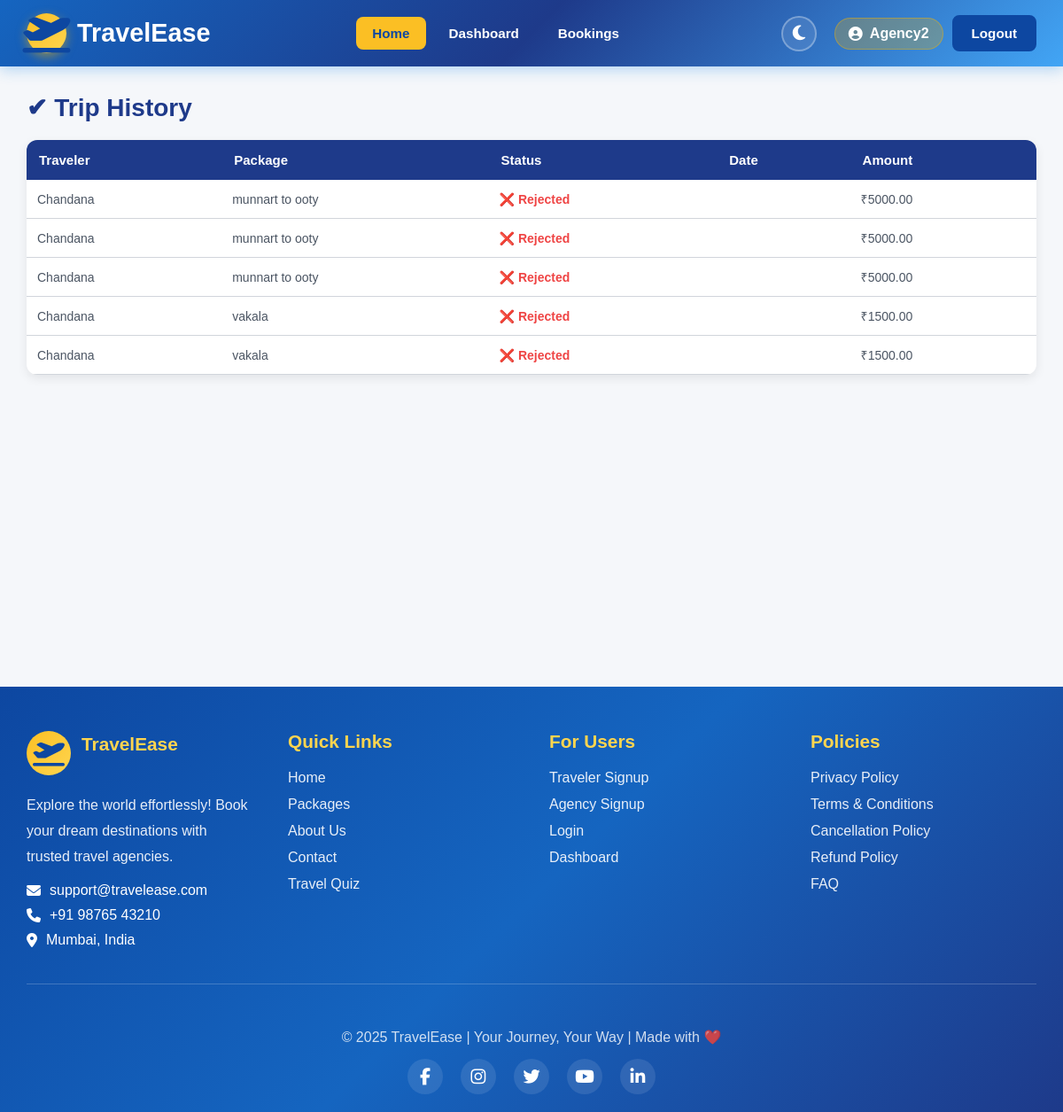
The page /agency/viewhistory/ (signed in) on the database its author committed.
### travelers/models.py (models this page shows, shortened)
class User(AbstractUser):
    USER_TYPE_CHOICES = (
        ('traveler', 'Traveler'),
        ('agency', 'Agency'),
        ('app_admin', 'App Admin'),
    )
    user_type = models.CharField(max_length=20, choices=USER_TYPE_CHOICES, default='traveler')
    is_traveler = models.BooleanField(default=False)
    is_agency = models.BooleanField(default=False)
    is_app_admin = models.BooleanField(default=False)

### agency/models.py (models this page shows, shortened)
class Booking(models.Model):
    traveler = models.ForeignKey(settings.AUTH_USER_MODEL, on_delete=models.CASCADE)
    package = models.ForeignKey(Travelpackage, on_delete=models.CASCADE)
    booking_date = models.DateTimeField(auto_now_add=True)
    travel_date = models.DateField(default=timezone.now)
    number_of_people = models.PositiveIntegerField(default=1)
    rejected_at = models.DateTimeField(null=True, blank=True)
    completed_at = models.DateTimeField(null=True, blank=True)
    status = models.CharField(max_length=20, choices=[
        ('Pending', 'Pending'),
        ('Confirmed', 'Confirmed'),
        ('Rejected', 'Rejected'),
        ('Paid', 'Paid'),
        ('Checked-In', 'Checked-In'),
        ('Completed', 'Completed'),
    ], default='Pending')
    razorpay_order_id = models.CharField(max_length=255, blank=True, null=True)

class Travelpackage(models.Model):
    agency = models.ForeignKey(AgencyProfile, on_delete=models.CASCADE, related_name='packages')
    destination = models.ForeignKey(Destination, on_delete=models.CASCADE, related_name='packages')
    package_name = models.CharField(max_length=150)
    price = models.DecimalField(max_digits=10, decimal_places=2)
    duration = models.CharField(max_length=50, help_text="e.g. 5 Days / 4 Nights")
    description = models.TextField()
    image = models.ImageField(upload_to='packages/', blank=True, null=True)
    created_at = models.DateTimeField(default=timezone.now)
    people_count=models.PositiveIntegerField(default=1)
    package_type = models.CharField(max_length=20, choices=PACKAGE_TYPES, null=True, blank=True)
    climate = models.CharField(max_length=50, blank=True, null=True)  # e.g. 'cold', 'warm', 'tropical'
    activity_type = models.CharField(max_length=50, blank=True, null=True)  # e.g. 'adventure', 'relaxation'

### agency/views.py (the view)
# urls.py: path('viewhistory/',views.agency_booking_history,name='agency_history')
@login_required
def agency_booking_history(request):
    history = Booking.objects.filter(
        package__agency__user=request.user,
        status__in=["Completed", "Rejected"]
    ).order_by("-completed_at", "-rejected_at")
    return render(request, "agency/history.html", {"history": history})

### templates/agency/history.html (shortened to what this page needs)
{% extends 'base.html' %}
{% block content %}
<h2 class="page-title">✔ Trip History</h2>
{% if history %}
<table class="history-table">
    <thead>
        <tr>
            <th>Traveler</th>
            <th>Package</th>
            <th>Status</th>
            <th>Date</th>
            <th>Amount</th>
        </tr>
    </thead>
    <tbody>
        {% for booking in history %}
        <tr>
            <td>{{ booking.traveler.username }}</td>
            <td>{{ booking.package.package_name }}</td>
            <td>
                {% if booking.status == "Completed" %}
                    <span class="status-done">✔ Completed</span>
                {% else %}
                    <span class="status-rejected">❌ Rejected</span>
                {% endif %}
            </td>
            <td>
            </td>
            <td>₹{{ booking.package.price }}</td>
        </tr>
        {% endfor %}
    </tbody>
</table>
{% else %}
<p class="no-history">No completed or rejected trips yet.</p>
{% endif %}
{% endblock %}

### templates/base.html (shortened to what this page needs)
<!DOCTYPE html>
<html lang="en">
<head>
    <link rel="stylesheet" href="https://cdnjs.cloudflare.com/ajax/libs/font-awesome/6.5.0/css/all.min.css">
</head>
<body>
    <nav>
        <div class="nav-container">
            <a href="{% url 'home' %}" class="nav-brand">
                <div class="logo-icon">
                    <i class="fas fa-plane-departure"></i>
                </div>
                <span>TravelEase</span>
            </a>
            <ul class="nav-menu" id="navMenu">
                <li><a href="{% url 'home' %}" class="active">Home</a></li>
                {% if user.is_authenticated %}
                    {% if user.is_traveler %}
                        <li><a href="{% url 'traveler_dashboard' %}">Dashboard</a></li>
                        <li><a href="{% url 'view_packages' %}">Packages</a></li>
                        <li><a href="{% url 'traveler_bookings' %}">My Bookings</a></li>
                        <li><a href="{% url 'travel_quiz' %}">Travel Quiz</a></li>
                    {% elif user.is_agency %}
                        <li><a href="{% url 'agency_dashboard' %}">Dashboard</a></li>
                        <li><a href="{% url 'manage_bookings' %}">Bookings</a></li>
                    {% elif user.user_type == 'app_admin' %}
                        <li><a href="{% url 'app_admin_dashboard' %}">Admin Panel</a></li>
                    {% endif %}
                {% else %}
                    <li><a href="{% url 'view_packages' %}">Packages</a></li>
                    <li><a href="{% url 'travel_quiz' %}">Travel Quiz</a></li>
                {% endif %}
            </ul>
            <div class="user-section">
                <button class="theme-toggle" onclick="toggleTheme()" title="Toggle Dark/Light Mode" aria-label="Toggle theme">
                    <i class="fas fa-moon" id="themeIcon"></i>
                </button>
                {% if user.is_authenticated %}
                    <span class="user-name">
                        <i class="fas fa-user-circle"></i>
                        {{ user.username }}
                    </span>
                    <a href="{% url 'logout' %}" class="btn-auth btn-logout">Logout</a>
                {% endif %}
            </div>
        </div>
    </nav>
    <main id="main-content">
        {% block content %}{% endblock %}
    </main>
    <footer>
        <div class="footer-container">
            <div class="footer-content">
                <div class="footer-section">
                    <div class="footer-brand">
                        <div class="footer-logo">
                            <i class="fas fa-plane-departure"></i>
                        </div>
                        <h3>TravelEase</h3>
                    </div>
                    <p>Explore the world effortlessly! Book your dream destinations with trusted travel agencies.</p>
                    <div class="contact-info">
                        <span><i class="fas fa-envelope"></i> support@travelease.com</span>
                        <span><i class="fas fa-phone"></i> +91 98765 43210</span>
                        <span><i class="fas fa-map-marker-alt"></i> Mumbai, India</span>
                    </div>
                </div>
                <div class="footer-section">
                    <h4>Quick Links</h4>
                    <ul>
                        <li><a href="{% url 'home' %}">Home</a></li>
                        <li><a href="{% url 'view_packages' %}">Packages</a></li>
                        <li><a href="#">About Us</a></li>
                        <li><a href="#">Contact</a></li>
                        <li><a href="{% url 'travel_quiz' %}">Travel Quiz</a></li>
                    </ul>
                </div>
                <div class="footer-section">
                    <h4>For Users</h4>
                    <ul>
                        <li><a href="{% url 'register_traveler' %}">Traveler Signup</a></li>
                        <li><a href="{% url 'register_agency' %}">Agency Signup</a></li>
                        <li><a href="{% url 'login' %}">Login</a></li>
                        {% if user.is_authenticated %}
                            {% if user.is_traveler %}
                                <li><a href="{% url 'traveler_dashboard' %}">Dashboard</a></li>
                            {% elif user.is_agency %}
                                <li><a href="{% url 'agency_dashboard' %}">Dashboard</a></li>
                            {% endif %}
                        {% endif %}
                    </ul>
                </div>
                <div class="footer-section">
                    <h4>Policies</h4>
                    <ul>
                        <li><a href="#">Privacy Policy</a></li>
                        <li><a href="#">Terms & Conditions</a></li>
                        <li><a href="#">Cancellation Policy</a></li>
                        <li><a href="#">Refund Policy</a></li>
                        <li><a href="#">FAQ</a></li>
                    </ul>
                </div>
            </div>
            <hr class="footer-divider">
            <div class="footer-bottom">
                <p>© 2025 TravelEase | Your Journey, Your Way | Made with ❤️</p>
                <div class="social-links">
                    <a href="#" title="Facebook"><i class="fab fa-facebook-f"></i></a>
                    <a href="#" title="Instagram"><i class="fab fa-instagram"></i></a>
                    <a href="#" title="Twitter"><i class="fab fa-twitter"></i></a>
                    <a href="#" title="YouTube"><i class="fab fa-youtube"></i></a>
                    <a href="#" title="LinkedIn"><i class="fab fa-linkedin-in"></i></a>
                </div>
            </div>
        </div>
    </footer>
</body>
</html>

### templates/agency/history.html (style rules this page uses)
:root { --blue: #1E3A8A; --gold: #FBBF24; --white: #FFFFFF; --light-blue: #F0F4FF; --border: #D1D5DB; --gray-text: #4B5563; }
.page-title { color: var(--blue); font-weight: 700; margin-bottom: 20px; font-size: 28px; }
.history-table { width: 100%; border-collapse: collapse; margin-top: 15px; background: var(--white); border-radius: 12px; overflow: hidden; box-shadow: 0 4px 12px rgba(0,0,0,0.08); }
.history-table th { background: var(--blue); color: var(--white); padding: 14px; font-size: 15px; font-weight: 600; text-align: left; }
.history-table td { padding: 12px; color: var(--gray-text); border-bottom: 1px solid var(--border); font-size: 14px; }
.status-rejected { color: #EF4444; font-weight: 600; }

### rows shown on the page
User: username "Agency2"
Booking: traveler.username "Chandana", package.package_name "munnart to ooty", status "❌ Rejected", package.price "5000.00"
Booking: traveler.username "Chandana", package.package_name "munnart to ooty", status "❌ Rejected", package.price "5000.00"
Booking: traveler.username "Chandana", package.package_name "munnart to ooty", status "❌ Rejected", package.price "5000.00"
Booking: traveler.username "Chandana", package.package_name "vakala", status "❌ Rejected", package.price "1500.00"
Booking: traveler.username "Chandana", package.package_name "vakala", status "❌ Rejected", package.price "1500.00"
